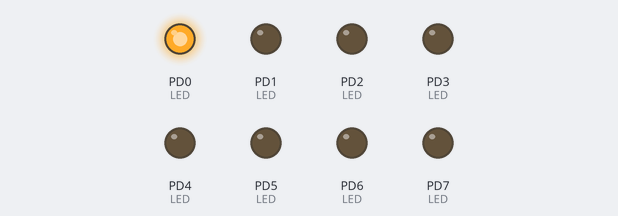
Simulated run of this program. Board: ATmega32, built with avr-gcc and emulated at 8 MHz. Shown: output pins drawn as LEDs (lit = HIGH).

Above: at 0.5 s.
At 2.5 s:
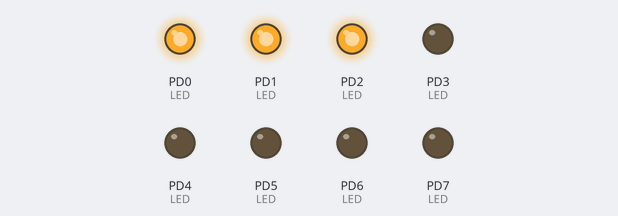
At 4.5 s:
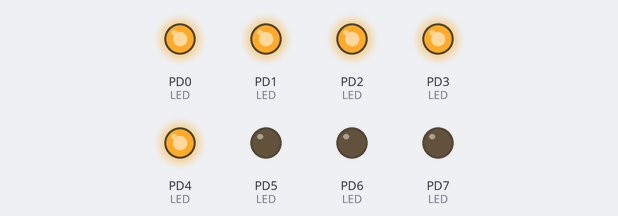
At 9.5 s:
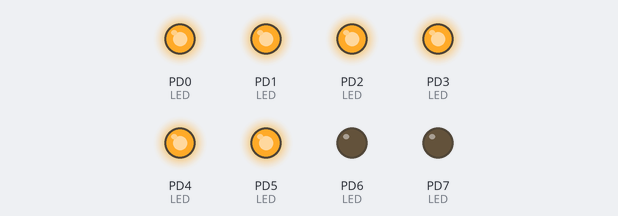
At 13.5 s:
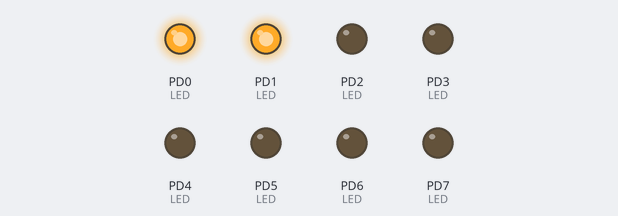
At 19.5 s:
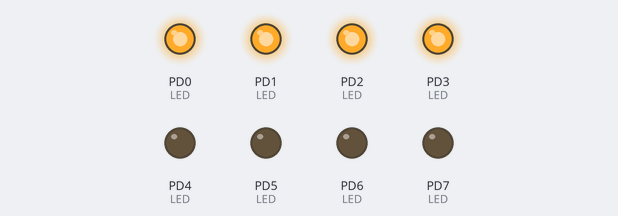
Timing chart, 0 to 20.8 s (numbered marks = the images above):
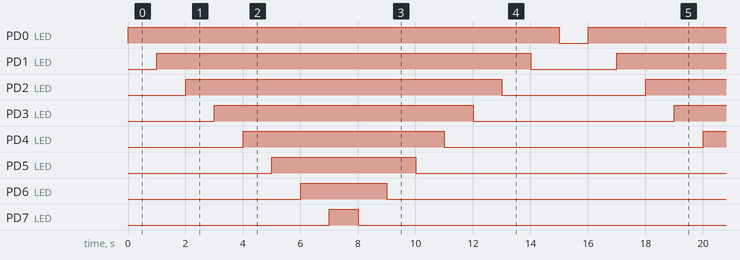

Measured:
- by itself, PD0 (LED): alternates HIGH for 15.0 s and LOW for 1.0 s
- by itself, PD1 (LED): alternates HIGH for 13.0 s and LOW for 3.0 s
- by itself, PD2 (LED): alternates HIGH for 11.0 s and LOW for 5.0 s
- by itself, PD3 (LED): alternates HIGH for 9.0 s and LOW for 7.0 s
- by itself, PD4 (LED): alternates HIGH for 7.0 s and LOW for 9.0 s
- by itself, PD5 (LED): alternates HIGH for 5.0 s and LOW for 11.0 s
- by itself, PD6 (LED): alternates HIGH for 3.0 s and LOW for 13.0 s
- by itself, PD7 (LED): alternates HIGH for 1.0 s and LOW for 15.0 s

The program:

light_7_leds_then_dime_them_in_reverse_order.c
```c
/*
 * light_7_leds_then_dime_them_in_reverse_order.c
 *
 *  Author: Mahmoud Khalil Mahmoud
 */


#define F_CPU 8000000UL
#include <util/delay.h>
#include "LED.h"
int main(void)
{
	LED_vInit('D',0);
	LED_vInit('D',1);
	LED_vInit('D',2);
	LED_vInit('D',3);
	LED_vInit('D',4);
	LED_vInit('D',5);
	LED_vInit('D',6);
	LED_vInit('D',7);
	signed  char i;
    while(1)
    {
      for (i=0;i<=7;i++)
      {
		  LED_vTurnOn('D',i);
		  _delay_ms(1000);
      }
	  for (i=7;i>=0;i--)
	  {
		  LED_vTurnOff('D',i);
		  _delay_ms(1000);
	  }
    }
}
```

LED.c
```c
/*
* LED.c
*
* Created: 2/9/2018 7:16:44 PM
*  Author: Mahmoud Khalil Mahmoud
*/
#include "DIO.h"
void LED_vInit(unsigned char portname,unsigned char pinnumber)
{
	DIO_vsetPINDir(portname,pinnumber,1);//Set the given pin in the given port as an output
}
void LED_vTurnOn(unsigned char portname,unsigned char pinnumber)
{
	DIO_write(portname,pinnumber,1);//Set the given pin in the given port to one(on)
}
void LED_vTurnOff(unsigned char portname,unsigned char pinnumber)
{
	DIO_write(portname,pinnumber,0);//Set the given pin in the given port to zero(off)
}
void LED_vToggle(unsigned char portname,unsigned char pinnumber)
{
	DIO_toggle(portname,pinnumber);//Set the given pin in the given port to zero if it is one or set it to one if it is zero
}
```

LED.h
```c
/*
 * LED.h
 *
 *  Author: Mahmoud Khalil Mahmoud
 */


#ifndef LED_H_
#define LED_H_

/*
	Function Name        : LED_vInit
	Function Returns     : void
	Function Arguments   : unsigned char portname,unsigned char pinnumber
	Function Description : Initialize the pin as an output pin to connect the led.
*/
void LED_vInit(unsigned char portname,unsigned char pinnumber);

/*
	Function Name        : LED_vTurnOn
	Function Returns     : void
	Function Arguments   : unsigned char portname,unsigned char pinnumber
	Function Description : Turn on the led connected to the given pin and port.
*/
void LED_vTurnOn(unsigned char portname,unsigned char pinnumber);

/*
	Function Name        : LED_vTurnOff
	Function Returns     : void
	Function Arguments   : unsigned char portname,unsigned char pinnumber
	Function Description : Turn off the led connected to the given pin and port.
*/
void LED_vTurnOff(unsigned char portname,unsigned char pinnumber);

/*
	Function Name        : LED_vToggle
	Function Returns     : void
	Function Arguments   : unsigned char portname,unsigned char pinnumber
	Function Description : Toggle the led connected to the given pin and port.
*/
void LED_vToggle(unsigned char portname,unsigned char pinnumber);

/*
	Function Name        : LED_u8ReadStatus
	Function Returns     : unsigned char
	Function Arguments   : unsigned char portname,unsigned char pinnumber
	Function Description : Returns 0 if the led connected to the given port and pin is off or return 1 if it was on.
*/
unsigned char LED_u8ReadStatus(unsigned char portname,unsigned char pinnumber);

#endif /* LED_H_ */
```

std_macros.h
```c
/*
 * std_macros.h
 *
 *  Author: Mahmoud Khalil Mahmoud
 */
#define REGISTER_SIZE 8
#define SET_BIT(reg,bit)    reg|=(1<<bit)
#define CLR_BIT(reg,bit)    reg&=(~(1<<bit))
#define TOG_BIT(reg,bit)    reg^=(1<<bit)
#define READ_BIT(reg,bit)    (reg&(1<<bit))>>bit
#define IS_BIT_SET(reg,bit)  (reg&(1<<bit))>>bit
#define IS_BIT_CLR(reg,bit)  !((reg&(1<<bit))>>bit)
#define ROR(reg,num)         reg=(reg<<(REGISTER_SIZE-num))|(reg>>(num))
#define ROL(reg,num)        reg= (reg>>(REGISTER_SIZE-num))|(reg<<(num))
```

DIO.c
```c
#include <avr/io.h>
#include "DIO.h"
#include "std_macros.h"
void DIO_vsetPINDir(unsigned char portname,unsigned char pinnumber,unsigned char direction)
{
	switch(portname)
	{


		case 'A':
		if(direction==1)
		{
			SET_BIT(DDRA,pinnumber);//Set the direction of the given pin in port A as output
		}
		else
		{
			CLR_BIT(DDRA,pinnumber);//Set the direction of the given pin in port A as input
		}
		break;
		case 'B':
		if(direction==1)
		{
			SET_BIT(DDRB,pinnumber);//Set the direction of the given pin in port B as output
		}
		else
		{
			CLR_BIT(DDRB,pinnumber);//Set the direction of the given pin in port B as input
		}
		break;
		case 'C':
		if(direction==1)
		{
			SET_BIT(DDRC,pinnumber);//Set the direction of the given pin in port C as output
		}
		else
		{
			CLR_BIT(DDRC,pinnumber);//Set the direction of the given pin in port C as input
		}
		break;
		case 'D':
		if(direction==1)
		{
			SET_BIT(DDRD,pinnumber);//Set the direction of the given pin in port D as output
		}
		else
		{
			CLR_BIT(DDRD,pinnumber);//Set the direction of the given pin in port D as input
		}
		break;
		default:
		break;
	}
}


void DIO_write(unsigned char portname,unsigned char pinnumber,unsigned char outputvalue)
{
	switch(portname)
	{
		case 'A' :

		if(outputvalue==1)
		{
			SET_BIT(PORTA,pinnumber);//Set the value of the given pin in port A as High
		}
		else
		{
			CLR_BIT(PORTA,pinnumber);//Set the value of the given pin in port A as Low
		}
		break ;
		case 'B':

		if(outputvalue==1)
		{
			SET_BIT(PORTB,pinnumber);//Set the value of the given pin in port B as High
		}
		else
		{
			CLR_BIT(PORTB,pinnumber);//Set the value of the given pin in port B as Low
		}
		break ;
		case 'C' :

		if(outputvalue==1)
		{
			SET_BIT(PORTC,pinnumber);//Set the value of the given pin in port C as High
		}
		else
		{
			CLR_BIT(PORTC,pinnumber);//Set the value of the given pin in port C as Low
		}
		break ;
		case 'D':

		if(outputvalue==1)
		{
			SET_BIT(PORTD,pinnumber);//Set the value of the given pin in port D as High
		}
		else
		{
			CLR_BIT(PORTD,pinnumber);//Set the value of the given pin in port D as Low
		}
		break ;
		default: break ;
	}
}


unsigned char DIO_u8read(unsigned char portname,unsigned char pinnumber)
{
	unsigned char return_value=0;
	switch(portname)
	{
		case 'A' :
		return_value=READ_BIT(PINA,pinnumber);//Read the value from the given pin in port A
		break;

		case 'B' :
		return_value=READ_BIT(PINB,pinnumber);//Read the value from the given pin in port B
		break;

		case 'C' :
		return_value=READ_BIT(PINC,pinnumber);//Read the value from the given pin in port C
		break;

		case 'D' :
		return_value=READ_BIT(PIND,pinnumber);//Read the value from the given pin in port D
		break;
		default:
		break;
	}
	return return_value ;
}
void DIO_toggle(unsigned char portname,unsigned char pinnumber)
{
	switch(portname)
	{
		case 'A':
		TOG_BIT(PORTA,pinnumber);//Toggle the value of the given pin in port A
		break;
		case 'B':
		TOG_BIT(PORTB,pinnumber);//Toggle the value of the given pin in port B
		break;
		case 'C':
		TOG_BIT(PORTC,pinnumber);//Toggle the value of the given pin in port C
		break;
		case 'D':
		TOG_BIT(PORTD,pinnumber);//Toggle the value of the given pin in port D
		break;
		default: break;
	}
}
void DIO_set_port_direction(unsigned char portname,unsigned char direction)
{
	switch(portname)
	{
		case 'A' :
		DDRA=direction; //set the direction of port A
		break ;
		case 'B':
		DDRB=direction; //set the direction of port B
		break ;
		case 'C' :
		DDRC=direction; //set the direction of port C
		break ;
		case 'D':
		DDRD=direction; //set the direction of port D
		break ;
		default:
		break ;
	}

}
void DIO_write_port(unsigned char portname,unsigned char portvalue)
{
	switch(portname)
	{
		case 'A' :
		PORTA=portvalue; //Write the given value to the port A
		break ;
		case 'B':
		PORTB=portvalue; //Write the given value to the port B
		break ;
		case 'C' :
		PORTC=portvalue; //Write the given value to the port C
		break ;
		case 'D':
		PORTD=portvalue; //Write the given value to the port D
		break ;
		default:
		 break ;
	}
}

unsigned char DIO_read_port(unsigned char portname)
{
	unsigned char return_val=0;
	switch(portname)
	{
		case 'A' :
		return_val=PINA; // read the value of port A
		break ;
		case 'B':
		return_val=PINB; // read the value of port B
		break ;
		case 'C' :
		return_val=PINC; // read the value of port C
		break ;
		case 'D':
		return_val=PIND; // read the value of port D
		break ;
		default:
		break ;
	}
	return return_val;
}
```

DIO.h
```c
#ifndef DIO_H_
#define DIO_H_
/*
	Function Name        : DIO_vsetPINDir
	Function Returns     : void
	Function Arguments   : unsigned char portname,unsigned char pinnumber,unsigned char direction
	Function Description : Set the direction of the given pin in the given port (direction 0 = input : 1 = output)
*/
void DIO_vsetPINDir(unsigned char portname,unsigned char pinnumber,unsigned char direction);

/*
	Function Name        : DIO_write
	Function Returns     : void
	Function Arguments   : unsigned char portname,unsigned char pinnumber,unsigned char outputvalue
	Function Description : Set the value of the given pin in the given port (outputvalue 0 = low : 1 = high)
*/
void DIO_write(unsigned char portname,unsigned char pinnumber,unsigned char outputvalue);

/*
	Function Name        : DIO_u8read
	Function Returns     : unsigned char
	Function Arguments   : unsigned char portname,unsigned char pinnumber
	Function Description : Returns 1 if the value of the given pin is high and zero if the value is low
*/
unsigned char DIO_u8read(unsigned char portname,unsigned char pinnumber);

/*
	Function Name        : DIO_toggle
	Function Returns     : void
	Function Arguments   : unsigned char portname,unsigned char pinnumber
	Function Description : Reverse the value of the given pin in the given port.
*/
void DIO_toggle(unsigned char portname,unsigned char pinnumber);

/*
	Function Name        : DIO_set_port_direction
	Function Returns     : void
	Function Arguments   : unsigned char portname,unsigned char direction
	Function Description : set the direction of whole port .
*/

void DIO_set_port_direction(unsigned char portname,unsigned char direction);


/*
	Function Name        : DIO_write_port
	Function Returns     : void
	Function Arguments   : unsigned char portname,unsigned char portvalue
	Function Description : Write the value to all port pins.
*/

void DIO_write_port(unsigned char portname,unsigned char portvalue);

/*
	Function Name        : DIO_read_port
	Function Returns     : unsigned char
	Function Arguments   : unsigned char portname
	Function Description : read the value of the port .
*/
unsigned char DIO_read_port(unsigned char portname);
#endif
```
